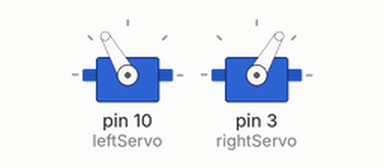
The sketch below on a simulated Arduino Uno, built with avr-gcc and run on an emulated ATmega328P. Shown: 2 × servo.

Above: at 0.05 s.
Timing chart, 0 to 3.0 s (numbered marks = the images above):
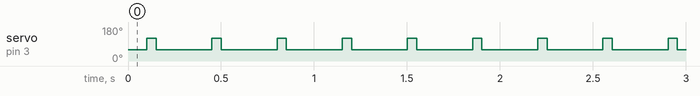

Measured:
- by itself, servo on pin 3 (rightServo): alternates 120° for 0.05 s and 60° for 0.30 s

The sketch:

Week4.ino
```cpp
//Week 4:
//Create inputs for functions to have variable drive times
//Begin designing maze

#include <Servo.h> //this includes the Servo library so that your code is easier to write

//Name your servos
Servo leftServo;
Servo rightServo;

void setup() {
  // put your setup code here, to run once:

  //Attach your servos to the pin that you have them wired to
  leftServo.attach(10);
  rightServo.attach(3);

}

void loop() {
  // put your main code here, to run repeatedly:
 forward(100);
 left(50);
 forward(200);
}

//write functions for forward, backward, left, right, and stop
//Remember: motors are mounted in opposite directions!
void forward(int t){
  leftServo.write(120);
  rightServo.write(60);
  delay(t);
}

void backward(int t){
  leftServo.write(60);
  rightServo.write(120);
  delay(t);
}

void left(int t){
  leftServo.write(120);
  rightServo.write(120);
  delay(t);
}

void right(int t){
  leftServo.write(60);
  rightServo.write(60);
  delay(t);
}

//stop is a reserved word - use a different name like hold instead
void hold(int t){
  leftServo.write(90);
  rightServo.write(90);
  delay(t);
}
```
